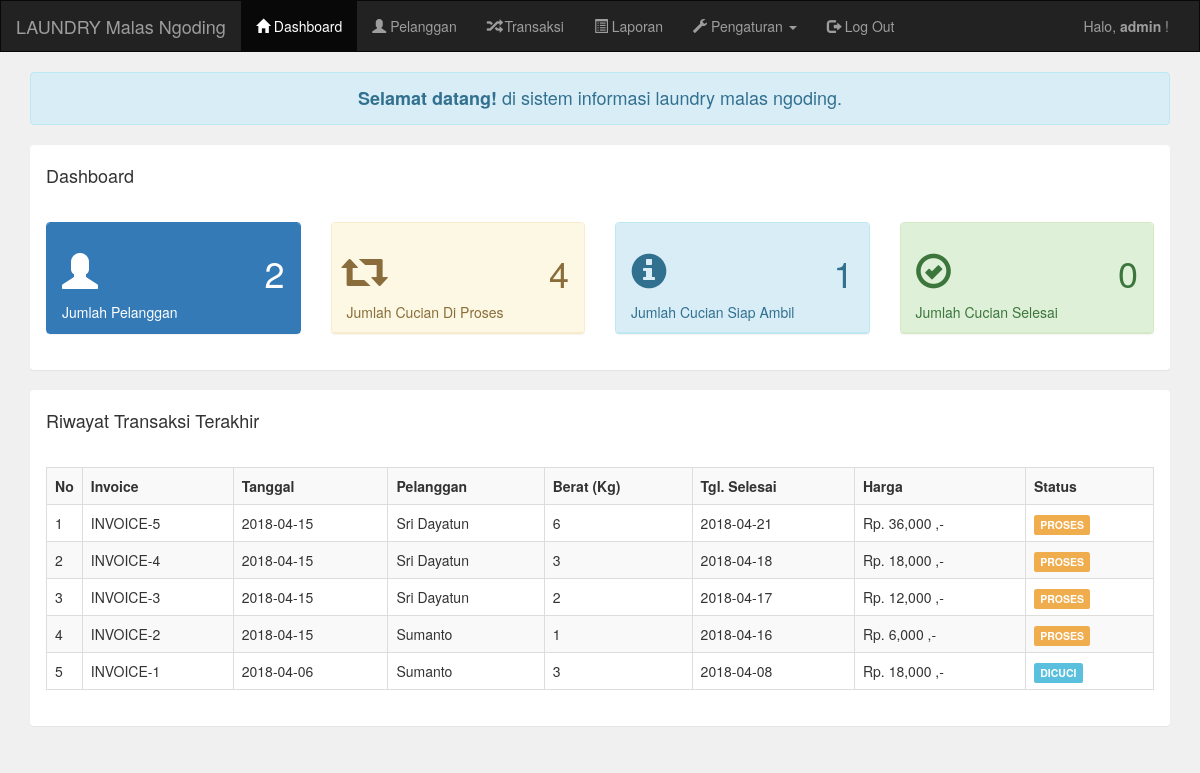
The page /admin/index.php (signed in) on the database its author committed.
### tables this page shows
CREATE TABLE `pelanggan` (
  `pelanggan_id` int(11) NOT NULL,
  `pelanggan_nama` varchar(255) NOT NULL,
  `pelanggan_hp` varchar(20) NOT NULL,
  `pelanggan_alamat` text NOT NULL
);

CREATE TABLE `transaksi` (
  `transaksi_id` int(11) NOT NULL,
  `transaksi_tgl` date NOT NULL,
  `transaksi_pelanggan` int(11) NOT NULL,
  `transaksi_harga` int(11) NOT NULL,
  `transaksi_berat` int(11) NOT NULL,
  `transaksi_tgl_selesai` date NOT NULL,
  `transaksi_status` int(11) NOT NULL
);

### admin/index.php (the view)
<?php include 'header.php'; ?>
<?php
include '../koneksi.php';
?>
<div class="container">
	<div class="alert alert-info text-center">
		<h4 style="margin-bottom: 0px"><b>Selamat datang!</b> di sistem informasi laundry malas ngoding.</h4>
	</div>
	<div class="panel">
		<div class="panel-heading">
			<h4>Dashboard</h4>
		</div>
		<div class="panel-body">
			<div class="row">
				<div class="col-md-3">
					<div class="panel panel-primary">
						<div class="panel-heading">
							<h1>
								<i class="glyphicon glyphicon-user"></i>
								<span class="pull-right">
									<?php
									$pelanggan = mysqli_query($koneksi,"select * from pelanggan");
									echo mysqli_num_rows($pelanggan);
									?>
								</span>
							</h1>
							Jumlah Pelanggan
						</div>
					</div>
				</div>
				<div class="col-md-3">
					<div class="panel panel-warning">
						<div class="panel-heading">
							<h1>
								<i class="glyphicon glyphicon-retweet"></i>
								<span class="pull-right">
									<?php
									$proses = mysqli_query($koneksi,"select * from transaksi where transaksi_status='0'");
									echo mysqli_num_rows($proses);
									?>
								</span>
							</h1>
							Jumlah Cucian Di Proses
						</div>
					</div>
				</div>
				<div class="col-md-3">
					<div class="panel panel-info">
						<div class="panel-heading">
							<h1>
								<i class="glyphicon glyphicon-info-sign"></i>
								<span class="pull-right">
									<?php
									$proses = mysqli_query($koneksi,"select * from transaksi where transaksi_status='1'");
									echo mysqli_num_rows($proses);
									?>
								</span>
							</h1>
							Jumlah Cucian Siap Ambil
						</div>
					</div>
				</div>
				<div class="col-md-3">
					<div class="panel panel-success">
						<div class="panel-heading">
							<h1>
								<i class="glyphicon glyphicon-ok-circle"></i>
								<span class="pull-right">
									<?php
									$proses = mysqli_query($koneksi,"select * from transaksi where transaksi_status='2'");
									echo mysqli_num_rows($proses);
									?>
								</span>
							</h1>
							Jumlah Cucian Selesai
						</div>
					</div>
				</div>
			</div>
		</div>
	</div>
	<div class="panel">
		<div class="panel-heading">
			<h4>Riwayat Transaksi Terakhir</h4>
		</div>
		<div class="panel-body">
			<table class="table table-bordered table-striped">
				<tr>
					<th width="1%">No</th>
					<th>Invoice</th>
					<th>Tanggal</th>
					<th>Pelanggan</th>
					<th>Berat (Kg)</th>
					<th>Tgl. Selesai</th>
					<th>Harga</th>
					<th>Status</th>
				</tr>
				<?php
				$data = mysqli_query($koneksi,"select * from pelanggan,transaksi where transaksi_pelanggan=pelanggan_id order by transaksi_id desc limit 7");
				$no = 1;
				while($d=mysqli_fetch_array($data)){
					?>
					<tr>
						<td><?php echo $no++; ?></td>
						<td>INVOICE-<?php echo $d['transaksi_id']; ?></td>
						<td><?php echo $d['transaksi_tgl']; ?></td>
						<td><?php echo $d['pelanggan_nama']; ?></td>
						<td><?php echo $d['transaksi_berat']; ?></td>
						<td><?php echo $d['transaksi_tgl_selesai']; ?></td>
						<td><?php echo "Rp. ".number_format($d['transaksi_harga']) ." ,-"; ?></td>
						<td>
							<?php
							if($d['transaksi_status']=="0"){
								echo "<div class='label label-warning'>PROSES</div>";
							}else if($d['transaksi_status']=="1"){
								echo "<div class='label label-info'>DICUCI</div>";
							}else if($d['transaksi_status']=="2"){
								echo "<div class='label label-success'>SELESAI</div>";
							}
							?>
						</td>
					</tr>
					<?php
				}
				?>
			</table>
		</div>
	</div>
</div>
<?php include 'footer.php'; ?>

### admin/header.php (shortened to what this page needs)
<!DOCTYPE html>
<html>
<head>
	<link rel="stylesheet" type="text/css" href="../assets/css/bootstrap.css">
</head>
<body style="background: #f0f0f0">
	<nav class="navbar navbar-inverse" style="border-radius: 0px">
		<div class="container-fluid">
			<div class="navbar-header">
				<a class="navbar-brand" href="index.php">LAUNDRY Malas Ngoding</a>
			</div>
			<div class="collapse navbar-collapse" id="bs-example-navbar-collapse-1">
				<ul class="nav navbar-nav">
					<li class="active"><a href="index.php"><i class="glyphicon glyphicon-home"></i> Dashboard</a></li>
					<li><a href="pelanggan.php"><i class="glyphicon glyphicon-user"></i> Pelanggan</a></li>
					<li><a href="transaksi.php"><i class="glyphicon glyphicon-random"></i> Transaksi</a></li>
					<li><a href="laporan.php"><i class="glyphicon glyphicon-list-alt"></i> Laporan</a></li>
					<li class="dropdown">
						<a href="#" class="dropdown-toggle" data-toggle="dropdown" role="button" aria-haspopup="true" aria-expanded="false"><i class="glyphicon glyphicon-wrench"></i> Pengaturan <span class="caret"></span></a>
					</li>
					<li><a href="logout.php"><i class="glyphicon glyphicon-log-out"></i> Log Out</a></li>
				</ul>
				<ul class="nav navbar-nav navbar-right">
					<li><p class="navbar-text">Halo, <b><?php echo $_SESSION['username']; ?></b> !</p></li>
				</ul>
			</div>
		</div>
	</nav>

### admin/footer.php
</body>
</html>

### rows shown on the page
pelanggan: transaksi.transaksi_id "5", transaksi.transaksi_tgl "2018-04-15", pelanggan_nama "Sri Dayatun", transaksi.transaksi_berat "6", transaksi.transaksi_tgl_selesai "2018-04-21", transaksi.transaksi_harga "36,000", shows "PROSES", transaksi.transaksi_id "4", transaksi.transaksi_berat "3", transaksi.transaksi_tgl_selesai "2018-04-18", transaksi.transaksi_harga "18,000", transaksi.transaksi_id "3", transaksi.transaksi_berat "2", transaksi.transaksi_tgl_selesai "2018-04-17", transaksi.transaksi_harga "12,000"
pelanggan: transaksi.transaksi_id "2", transaksi.transaksi_tgl "2018-04-15", pelanggan_nama "Sumanto", transaksi.transaksi_berat "1", transaksi.transaksi_tgl_selesai "2018-04-16", transaksi.transaksi_harga "6,000", shows "PROSES", transaksi.transaksi_id "1", transaksi.transaksi_tgl "2018-04-06", transaksi.transaksi_berat "3", transaksi.transaksi_tgl_selesai "2018-04-08", transaksi.transaksi_harga "18,000", shows "DICUCI"

### other values the page prints
$_SESSION['username'] "admin"
mysqli_num_rows($pelanggan) "2"
mysqli_num_rows($proses) "4"
mysqli_num_rows($proses) "1"
mysqli_num_rows($proses) "0"
